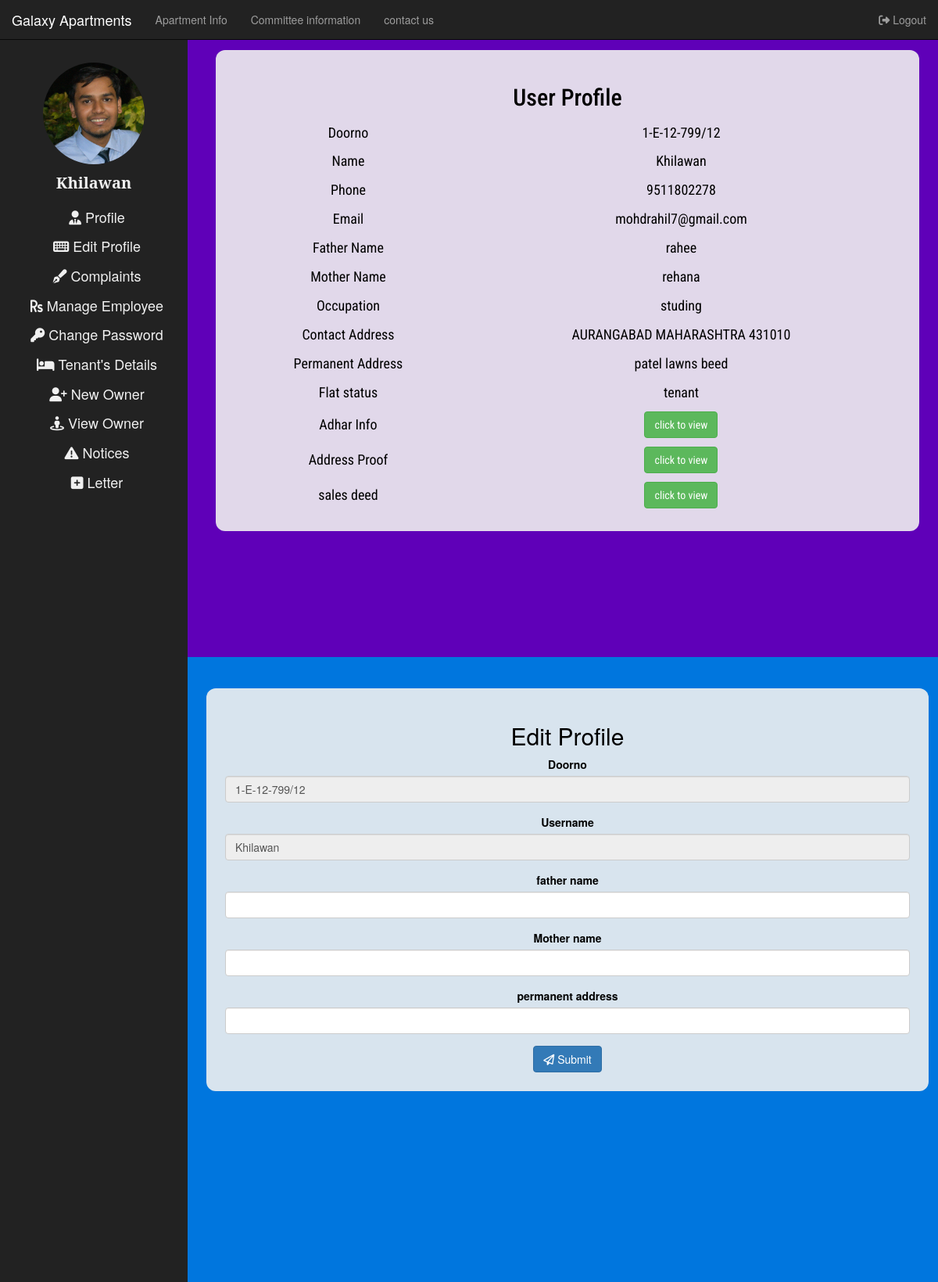
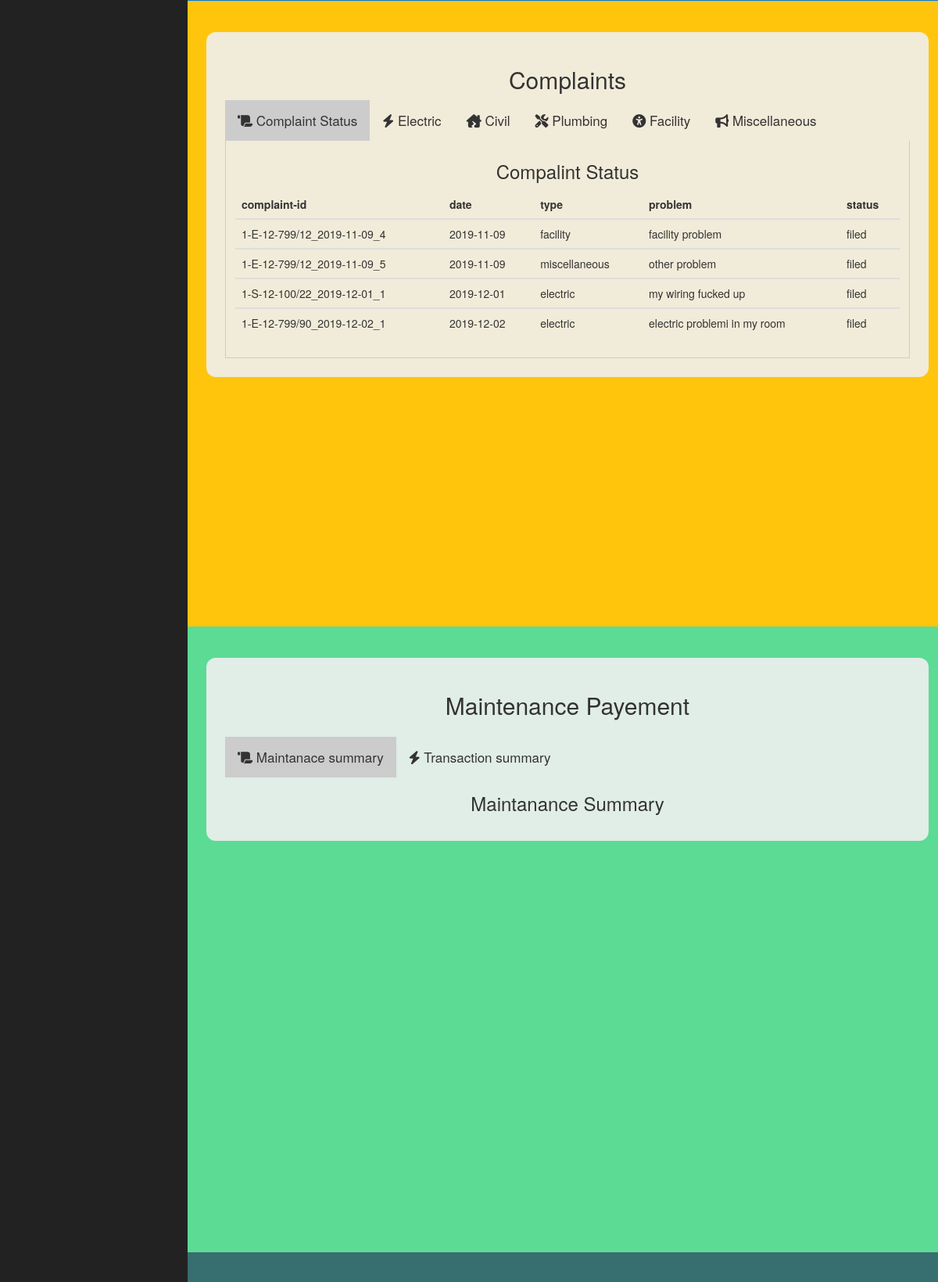
Screenshot of /Apartment/userpagesec.php (signed in, upper part) with the database file from the repository (2 pictures, top to bottom).
### tables this page shows
CREATE TABLE `member` (
  `doorno` varchar(20) NOT NULL,
  `name` varchar(50) NOT NULL,
  `phone` varchar(13) NOT NULL,
  `email` varchar(50) NOT NULL,
  `fathername` varchar(50) NOT NULL,
  `mothername` varchar(50) NOT NULL,
  `occupation` varchar(20) NOT NULL,
  `contactaddress` varchar(500) NOT NULL,
  `permanentaddress` varchar(500) NOT NULL,
  `flatstatus` varchar(20) NOT NULL,
  `profilepic` varchar(50) NOT NULL,
  `adharcard` varchar(50) NOT NULL,
  `addressproof` varchar(50) NOT NULL,
  `saledeed` varchar(50) NOT NULL,
  `password` varchar(30) NOT NULL,
  `type` varchar(10) NOT NULL
);

CREATE TABLE `complaint` (
  `doorno` varchar(20) NOT NULL,
  `date` varchar(10) NOT NULL,
  `complaintid` varchar(30) NOT NULL,
  `type` varchar(20) NOT NULL,
  `problem` varchar(100) NOT NULL,
  `status` varchar(10) NOT NULL
);

### Apartment/userpagesec.php (the view, shortened to what this page needs)
<!DOCTYPE html>
<?php
 if(isset($_SESSION["doorno"]) && !empty($_SESSION["doorno"]))
{
?>
<html>
<head>
  <link rel="stylesheet" href="https://maxcdn.bootstrapcdn.com/bootstrap/3.4.0/css/bootstrap.min.css">
  <link href="css/user1.css" rel="stylesheet" type="text/css">
</head>
<?php
 if(isset($_SESSION["doorno"]) && !empty($_SESSION["doorno"]))
  {
    $doorno=$_SESSION["doorno"];
    $servername = "localhost";
    $username = "root";
    $password = "";
    $dbname="society";
    $conn = new mysqli($servername, $username, $password,$dbname);
    if ($conn->connect_error)
    {
      die("Connection failed: " . $conn->connect_error);
    }
    else
    {
      $sql = "SELECT * FROM member WHERE doorno='$doorno'";
      if ($result=mysqli_query($conn,$sql))
      {
        $rowcount=mysqli_num_rows($result);
          if($rowcount==1)
            {
              $row = mysqli_fetch_assoc($result);
              $name=$row['name'];
              $profile=$row['profilepic'];
              $phone=$row['phone'];
              $email=$row['email'];
              $fathername=$row['fathername'];
              $mothername=$row['mothername'];
              $occupation=$row['occupation'];
              $contactaddress=$row['contactaddress'];
              $permanentaddress=$row['permanentaddress'];
              $flatstatus=$row['flatstatus'];
              $adhar=$row['adharcard'];
              $addressproof=$row['addressproof'];
              $saledeed=$row['saledeed'];
            }
          $sqlc="SELECT * FROM complaint";
          if($resultc=mysqli_query($conn,$sqlc))
          {
            $rowcount_comp=mysqli_num_rows($resultc);
          }
      }
    }
  }
?>
<body>
<nav class="navbar navbar-inverse navbar-fixed-top" style="margin-bottom:0;">
  <div class="container-fluid">
    <div class="navbar-header">
      <a class="navbar-brand " href="index.html">Galaxy Apartments</a>
    </div>
    <ul class="nav navbar-nav">
      <li><a href="apartment.html">Apartment Info</a></li>
      <li><a href="committee.html">Committee information</a></li>
      <li><a href="contact.html">contact us</a></li>
    </ul>
  <ul class="nav navbar-nav navbar-right">
      <li><a href="logout.php"><i class="fas fa-sign-out-alt"></i>&nbsp;Logout</a></li>
    </ul>
  </div>
</nav>
<div class="sidenav">
  <img src="<?php echo $profile; ?>" class="i-circle" alt="Cinque Terre" width="130px" height="130px">
  <p class="name"><?php echo $name; ?></p>
  <a href="#About"><i class="fas fa-user-tie"></i>&nbsp;Profile</a>
  <a href="#Skills"><i class="fas fa-keyboard"></i>&nbsp;Edit Profile </a>
  <a href="#Education"><i class="fas fa-pen-fancy"></i>&nbsp;Complaints</a>
  <a href="#manage"><i class="fas fa-rupee-sign"></i>&nbsp;Manage Employee </a>
  <a href="#Projects"><i class="fas fa-key"></i>&nbsp;Change Password</a>
  <a href="#Contact"><i class="fas fa-bed"></i>&nbsp;Tenant's Details</a>
  <a href="aregister.php"><i class="fas fa-user-plus"></i></i>&nbsp;New Owner</a>
  <a href="#view_owner"><i class="fas fa-street-view"></i>&nbsp;View Owner</a>
  <a href="#Notice"><i class="fas fa-exclamation-triangle"></i>&nbsp;Notices</a>
  <a href="#Letter"><i class="fas fa-plus-square"></i>&nbsp;Letter</a>
</div>
  <div class="main1" style="padding: 2vw;margin-top: 5vh;" id="About">
      <div class="chart" style="color:black;">
        <h2>
        User Profile
        </h2>
        <table style="width:100%;font-size:1.5vw;">
          <tr>
            <td>Doorno</td>
            <td><?php echo $doorno; ?></td>
          </tr>
          <tr>
            <td>Name</td>
            <td><?php echo $name; ?></td>
          </tr>
          <tr>
            <td>Phone</td>
            <td><?php echo $phone; ?></td>
          </tr>
          <tr>
            <td>Email</td>
            <td><?php echo $email; ?></td>
          </tr>
          <tr>
            <td>Father Name</td>
            <td><?php echo $fathername; ?></td>
          </tr>
          <tr>
            <td>Mother Name</td>
            <td><?php echo $mothername; ?></td>
          </tr>
          <tr>
            <td>Occupation</td>
            <td><?php echo $occupation; ?></td>
          </tr>
          <tr>
            <td>Contact Address</td>
            <td><?php echo $contactaddress ?></td>
          </tr>
          <tr>
            <td>Permanent Address</td>
            <td><?php echo $permanentaddress ?></td>
          </tr>
          <tr>
            <td>Flat status</td>
            <td><?php echo $flatstatus ?></td>
          </tr>
          <tr>
            <td>Adhar Info</td>
            <td><a href="<?php echo $adhar ?>"  target="_blank"><button type="button" class="btn btn-success">click to view</button></a></td>
          </tr>
          <tr>
            <td>Address Proof</td>
            <td><a href="<?php echo $addressproof ?>"  target="_blank"><button type="button" class="btn btn-success">click to view</button></a></td>
          </tr>
          <tr>
            <td>sales deed</td>
            <td><a href="<?php echo $saledeed ?>"  target="_blank"><button type="button" class="btn btn-success">click to view</button></a></td>
          </tr>
        </table>
      </div>
  </div>
  <div class="main1" style="display:block;" id="Skills">
    <div class='chart'>
      <h2>Edit Profile</h2>
        <form action="" method="POST" name="eform">
        <div class="form-group">
        <label for="doorno">Doorno</label>
        <input type="text" class="form-control" name="doorno" value="<?php echo $doorno; ?>" readonly>
        </div>
        <div class="form-group">
        <label for="Username">Username</label>
        <input type="text" class="form-control" id="username" name="username" value="<?php echo $name; ?>" readonly>
        </div>
        <div class="form-group">
        <label for="fathername">father name</label>
        <input type="text" class="form-control" id="nfather" name="nfather" required>
        </div>
        <div class="form-group">
        <label for="mothername">Mother name</label>
        <input type="text" class="form-control" id="nmother" name="nmother" required>
        </div>
        <div class="form-group">
        <label for="permanentaddress">permanent address</label>
        <input type="text" class="form-control" id="npaddress" name="npaddress" required>
        </div>
        <button type="submit" class="btn btn-primary" name="form_edit"><i class="far fa-paper-plane"></i>&nbsp;Submit</button>
    </form>
    </div>
  </div>
  <div class="main1" style="display: block;" id="Education">
    <div class='chart'>
      <h2>Complaints
      </h2>
      <div class="tab">
        <button class="tablinks" id="status" onclick="openCity(event, 'Compalintstatus')"><i class="fas fa-scroll"></i>&nbsp;Complaint Status</button>
        <button class="tablinks" onclick="openCity(event, 'Electric')"><i class="fas fa-bolt"></i>&nbsp;Electric</button>
        <button class="tablinks" onclick="openCity(event, 'Civil')"><i class="fas fa-house-damage"></i>&nbsp;Civil</button>
        <button class="tablinks" onclick="openCity(event, 'Plumbing')"><i class="fas fa-tools"></i>&nbsp;Plumbing</button>
        <button class="tablinks" onclick="openCity(event, 'Facility')"><i class="fas fa-universal-access"></i>&nbsp;Facility</button>
        <button class="tablinks" onclick="openCity(event, 'Miscellaneous')"><i class="fas fa-bullhorn"></i>&nbsp;Miscellaneous</button>
      </div>
      <div id="Compalintstatus" class="tabcontent">
        <h3>Compalint Status</h3>
        <?php if($rowcount_comp>0)
         {
          ?>
        <table class="table table-hover" style="text-align: left;">
          <thead>
            <tr>
              <th>complaint-id</th>
              <th>date</th>
              <th>type</th>
              <th>problem</th>
              <th>status</th>
            </tr>
          </thead>
          <tbody>
            <?php while($row_comp = mysqli_fetch_assoc($resultc)) { ?>
            <tr>
              <td><?php  echo $row_comp['complaintid'];  ?></td>
              <td><?php  echo $row_comp['date']; ?></td>
              <td><?php  echo $row_comp['type']; ?></td>
              <td><?php  echo $row_comp['problem']; ?></td>
              <td><?php  echo $row_comp['status']; ?></td>
            </tr>
          </tbody>
        <?php } ?>
        </table>
        <?php
          }
          else
           {
            ?><p>NO Complaint registered</p><?php
           }
          ?>
    </div>
    </div>
  </div>
  <div class="main1" style="display:block;" id="Maintenance">
    <div class='chart' >
      <h2 style="margin-bottom: 3vh;">Maintenance Payement
      </h2>
      <div class="tab">
        <button class="tab_links" id="maintenance_pay_link" onclick="openCity1(event, 'Maintanace_payement')"><i class="fas fa-scroll"></i>&nbsp;Maintanace summary</button>
        <button class="tab_links"  onclick="openCity1(event, 'transaction_summ')"><i class="fas fa-bolt"></i>&nbsp;Transaction summary</button>
      </div>
      <div id="Maintanace_payement" class="tab_content">
        <h3>Maintanance Summary</h3>
      </div>
    </div>
  </div>
   <div class="main1" style="display: block;"  id="manage">
   </div>
</body>
</html>
              ?><script type="text/javascript">alert("<?php echo "error in tenant data".$conn->error; ?>");</script><?php
}
else
{
  header("Location: http://localhost/society1/login.php");
}
?>

### Apartment/css/user1.css (style rules this page uses)
.name { font-family:'Noto Serif', serif; padding-top: 10px; font-weight: bold; font-size:20px; color:#F0F0F0; }
.sidenav { width:20vw; position: fixed; text-align: center; z-index: 1; left:0; background: #222222; overflow-x: hidden; padding-top: 20px; padding-top: 10vh; height: 100%; }
.sidenav a { padding: 6px 8px 6px 16px; text-decoration: none; font-size: 18px; color:#F0F0F0; display: block; }
.i-circle { border-radius: 50%; }
.active, .collapsible:hover { background-color: #555; }
.main1 { text-align: center; padding:5vh 1vw; float: right; width: 80vw; height: 100vh; }
#About { background-color: #5f00b8; color: white; font-family: 'Roboto Condensed', sans-serif; padding: 30vh 0vw; }
#Skills { background-color: rgb(0, 118, 222); color:Black; }
#Education { background-color:#ffc50d; }
#manage { background-color:#376E6F; }
.chart { background-color: rgba(240, 240, 240,0.9); padding:2vw; border-radius: 1vw; margin-left: 1vw; }
.tab { overflow: hidden; }
.tab button { background-color: inherit; float: left; border: none; outline: none; cursor: pointer; padding: 14px 16px; transition: 0.3s; font-size: 17px; }
.tab button.active { background-color:#ccc; }
.tabcontent { display: none; padding: 6px 12px; border: 1px solid #ccc; border-top: none; }
#Maintenance { background-color: #5CDB95; }

### Apartment/userpagesec.php (style rules this page uses)
table, td { padding:0.7vh; }

### rows the page displays
member: profilepic (picture), name "Khilawan", phone "9511802278", email "mohdrahil7@gmail.com", fathername "rahee", mothername "rehana", occupation "studing", contactaddress "AURANGABAD MAHARASHTRA 431010", permanentaddress "patel lawns beed", flatstatus "tenant", username "Khilawan"
complaint: complaintid "1-E-12-799/12_2019-11-09_4", date "2019-11-09", type "facility", problem "facility problem", status "filed"
complaint: complaintid "1-E-12-799/12_2019-11-09_5", date "2019-11-09", type "miscellaneous", problem "other problem", status "filed"
complaint: complaintid "1-S-12-100/22_2019-12-01_1", date "2019-12-01", type "electric", problem "my wiring fucked up", status "filed"
complaint: complaintid "1-E-12-799/90_2019-12-02_1", date "2019-12-02", type "electric", problem "electric problemi in my room", status "filed"

### other values shown
$doorno "1-E-12-799/12"
